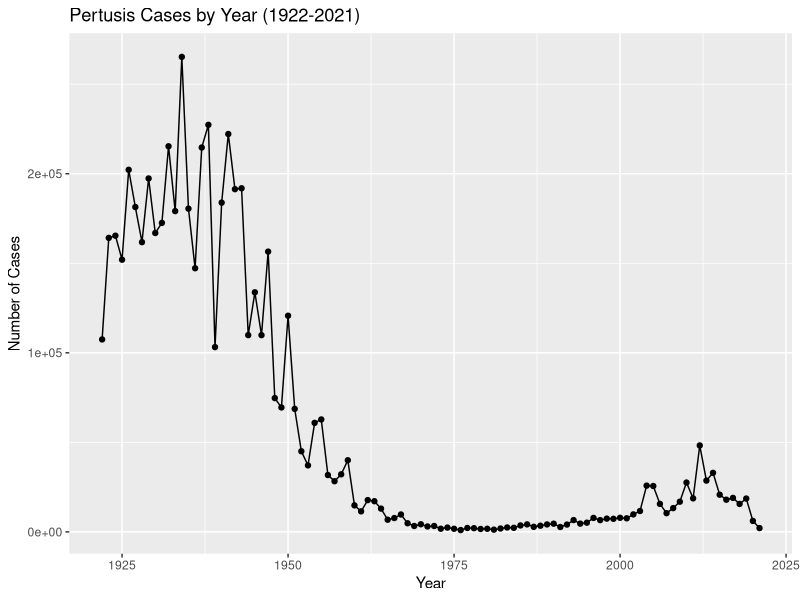
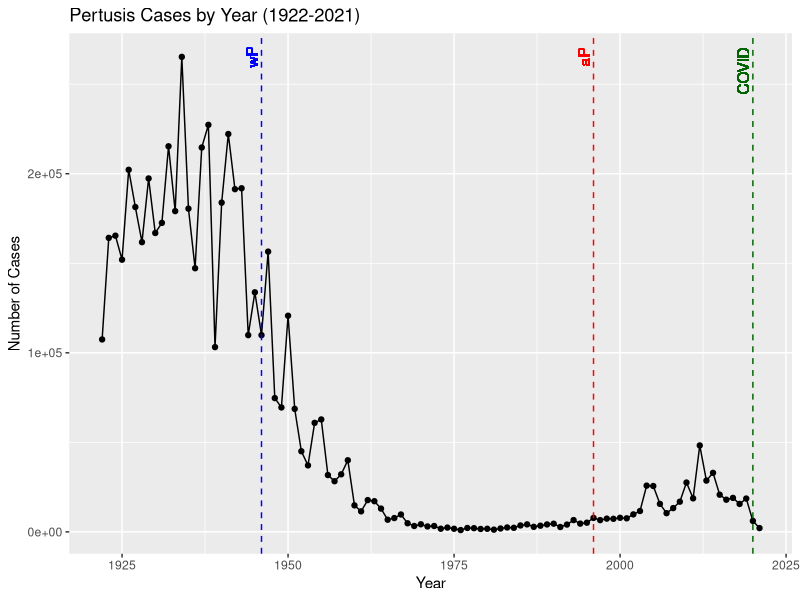

Source code (R) for these figures, in order: (Note: this script raises an error after producing the figures.)
## ---- chunk 1
cdc <- data.frame(
                                 Year = c(1922L,1923L,1924L,1925L,
                                          1926L,1927L,1928L,1929L,1930L,1931L,
                                          1932L,1933L,1934L,1935L,1936L,
                                          1937L,1938L,1939L,1940L,1941L,1942L,
                                          1943L,1944L,1945L,1946L,1947L,
                                          1948L,1949L,1950L,1951L,1952L,
                                          1953L,1954L,1955L,1956L,1957L,1958L,
                                          1959L,1960L,1961L,1962L,1963L,
                                          1964L,1965L,1966L,1967L,1968L,1969L,
                                          1970L,1971L,1972L,1973L,1974L,
                                          1975L,1976L,1977L,1978L,1979L,1980L,
                                          1981L,1982L,1983L,1984L,1985L,
                                          1986L,1987L,1988L,1989L,1990L,
                                          1991L,1992L,1993L,1994L,1995L,1996L,
                                          1997L,1998L,1999L,2000L,2001L,
                                          2002L,2003L,2004L,2005L,2006L,2007L,
                                          2008L,2009L,2010L,2011L,2012L,
                                          2013L,2014L,2015L,2016L,2017L,2018L,
                                          2019L,2020L,2021L),
                                Cases = c(107473,164191,165418,152003,
                                          202210,181411,161799,197371,
                                          166914,172559,215343,179135,265269,
                                          180518,147237,214652,227319,103188,
                                          183866,222202,191383,191890,109873,
                                          133792,109860,156517,74715,69479,
                                          120718,68687,45030,37129,60886,
                                          62786,31732,28295,32148,40005,
                                          14809,11468,17749,17135,13005,6799,
                                          7717,9718,4810,3285,4249,3036,
                                          3287,1759,2402,1738,1010,2177,2063,
                                          1623,1730,1248,1895,2463,2276,
                                          3589,4195,2823,3450,4157,4570,
                                          2719,4083,6586,4617,5137,7796,6564,
                                          7405,7298,7867,7580,9771,11647,
                                          25827,25616,15632,10454,13278,
                                          16858,27550,18719,48277,28639,32971,
                                          20762,17972,18975,15609,18617,
                                          6124,2116)
       )
## ---- chunk 2
head(cdc)
## ---- chunk 3
library(ggplot2)

p<- ggplot(cdc, aes(Year, Cases)) + 
  geom_line() + 
  geom_point() + 
  labs(y = "Number of Cases", title = "Pertusis Cases by Year (1922-2021)")
p
## ---- chunk 4
p + 
  geom_vline(xintercept = c(1946, 1996, 2020), linetype = "dashed", col = c("blue", "red", "darkgreen"))+ 
  geom_text(x = 1946, y=max(cdc$Cases), label = "wP", vjust = -0.3, angle = 90, col = "blue")+
  geom_text(x = 1996, y=max(cdc$Cases), label = "aP", vjust = -0.3, angle = 90, col = "red")+
  geom_text(x = 2020, y=max(cdc$Cases), label = "COVID", vjust = -0.3, hjust = 0.8, angle = 90, col = "darkgreen")
## ---- chunk 5
library(jsonlite)

#Subject table
subject <- read_json("https://www.cmi-pb.org/api/subject", simplifyVector = TRUE)
specimen <- read_json("https://www.cmi-pb.org/api/specimen", simplifyVector = TRUE)
titer <-read_json("https://www.cmi-pb.org/api/v4/plasma_ab_titer", simplifyVector = TRUE)
## ---- chunk 6
head(subject,3)
head(specimen,3)
head(titer,3)
## ---- chunk 7
table(subject$infancy_vac)
## ---- chunk 8
table(subject$biological_sex)
## ---- chunk 9
table(subject$race, subject$biological_sex)
## ---- chunk 10
library(lubridate)
#how many days I have lived on earth
today()-ymd("2001-12-09")
#how many seconds I have been alive
time_length(today()-ymd("2001-12-09"), "seconds")
## ---- chunk 11
subject$age <- time_length(today() - ymd(subject$year_of_birth), "years")

library(dplyr)

ap <- subject %>% filter(infancy_vac == "aP")
round( summary(ap$age))

wp <- subject %>% filter(infancy_vac == "wP")
round( summary(wp$age))
## ---- chunk 12
subject$age_of_boost <- time_length(ymd(subject$date_of_boost)-ymd(subject$year_of_birth), "years")
head(subject$age_of_boost)
## ---- chunk 13
ggplot(subject) +
  aes(age_of_boost, fill=as.factor(infancy_vac)) +
  geom_histogram(show.legend=FALSE) +
  facet_wrap(vars(infancy_vac), nrow=2) +
  xlab("Age in years")
## ---- chunk 14
# Or use wilcox.test() 
x <- t.test(wp$age,  ap$age)
x$p.value
## ---- chunk 15
meta <- inner_join(specimen, subject)
head(meta)
## ---- chunk 16
abdata <- inner_join(titer, meta)
head(abdata)
## ---- chunk 17
table(abdata$isotype)
## ---- chunk 18
table(abdata$dataset)
## ---- chunk 19
IgG <- abdata %>% filter (isotype == "IgG")
head(IgG)
## ---- chunk 20
ggplot (IgG, aes(MFI_normalised, antigen, col = infancy_vac)) + geom_boxplot()
## ---- chunk 21
ggplot(IgG) +
  aes(MFI_normalised, antigen) +
  geom_boxplot() + 
    xlim(0,75) +
  facet_wrap(vars(visit), nrow=2)
## ---- chunk 22
ggplot(IgG) +
  aes(MFI_normalised, antigen, col=infancy_vac ) +
  geom_boxplot(show.legend = FALSE) + 
  facet_wrap(vars(visit), nrow=2) +
  xlim(0,75) +
  theme_bw()
## ---- chunk 23
IgG %>% filter(visit != 8) %>%
ggplot() +
  aes(MFI_normalised, antigen, col=infancy_vac ) +
  geom_boxplot(show.legend = FALSE) + 
  xlim(0,75) +
  facet_wrap(vars(infancy_vac, visit), nrow=2)
## ---- chunk 24
# Box plot for FIM2/3
filter(IgG, antigen=="FIM2/3") %>%
  ggplot() +
  aes(MFI_normalised, col=infancy_vac) +
  geom_boxplot(show.legend = FALSE) +
  facet_wrap(vars(visit)) +
  theme_bw() +
  labs(title = "FIM2/3 Antigen Level Per Visit")

#Box plot for PT
filter(IgG, antigen=="PT") %>%
  ggplot() +
  aes(MFI_normalised, col=infancy_vac) +
  geom_boxplot(show.legend = FALSE) +
  facet_wrap(vars(visit)) +
  theme_bw() +
  labs(title = "PT Antigen Level Per Visit")

#Box plot for OVA
filter(IgG, antigen=="OVA") %>%
  ggplot() +
  aes(MFI_normalised, col=infancy_vac) +
  geom_boxplot(show.legend = FALSE) +
  facet_wrap(vars(visit)) +
  theme_bw() +
  labs(title = "OVA Antigen Level Per Visit")
## ---- chunk 25
IgG.pt.2021 <- IgG %>% filter (antigen == "PT", dataset == "2021_dataset")

ggplot(IgG.pt.2021) + 
  aes(planned_day_relative_to_boost, MFI_normalised, col = infancy_vac, group = subject_id) +
  geom_point() +
  geom_line() +
  geom_vline(xintercept = c(0,14), linetype = "dashed", col = "darkgrey") +
  labs(title="2021 dataset IgG PT",
       subtitle = "Dashed lines indicate day 0 (pre-boost) and 14 (apparent peak levels)")
## ---- chunk 26
IgG.pt.2020 <- IgG %>% filter (antigen == "PT", dataset == "2020_dataset")

ggplot(IgG.pt.2020) + 
  aes(planned_day_relative_to_boost, MFI_normalised, col = infancy_vac, group = subject_id) +
  geom_point() +
  geom_line() +
  geom_vline(xintercept = c(0,3,14), linetype = "dashed", col = "darkgrey") +
  labs(title="2021 dataset IgG PT",
       subtitle = "Dashed lines indicate day 0 (pre-boost) and 14 (apparent peak levels)") +
  xlim(c(0,125))
## ---- chunk 27
rna <- read_json("https://www.cmi-pb.org/api/v2/rnaseq?versioned_ensembl_gene_id=eq.ENSG00000211896.7", simplifyVector = TRUE) 
## ---- chunk 28
#meta <- inner_join(specimen, subject)
ssrna <- inner_join(rna, meta)
## ---- chunk 29
ggplot(ssrna) +
  aes(visit, tpm, group=subject_id) +
  geom_point() +
  geom_line(alpha=0.2)
